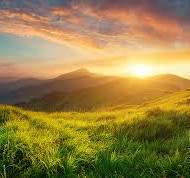
#> input picture images/image.jfif, 190 x 178 px; its folder holds only this picture in this run
$ python part1.py
#> lines starting #> are read from the running program, lines starting #| are printed output that depends on the picture
import os
import cv2
import numpy as np
import matplotlib.pyplot as plt


# Harris Corner Detector
def harris_corner_detector_key_point(image):
    dst = cv2.cornerHarris(np.float32(image), 2, 3, 0.04)
    # Dilate to enhance the corner points
    dst = cv2.dilate(dst, None)

    # Apply threshold to identify the corners
    corners = dst > 0.05 * dst.max()

    # Get the coordinates of the corners
    corner_points = np.column_stack(np.where(corners))

    # Convert to cv2.KeyPoint objects (like FAST detector)
    # keypoints = [cv2.KeyPoint(pt)) for pt in corner_points]
    # print(keypoints)
    return corner_points
# FAST Detector
def fast_detector(image):
    fast = cv2.FastFeatureDetector_create()
    keypoints = fast.detect(image, None)
    return keypoints

def sift_detector(image):
    sift = cv2.SIFT_create()
    keypoints, descriptors = sift.detectAndCompute(image, None)
    return keypoints

# AKAZE Detector
def akaze_detector(image):
    akaze = cv2.AKAZE_create()
    keypoints, descriptors = akaze.detectAndCompute(image, None)
    return keypoints

# ORB Detector
def orb_detector(image):
    orb = cv2.ORB_create()
    keypoints, descriptors = orb.detectAndCompute(image, None)
    return keypoints

def choose_algo_detector(algoName, image):
    if algoName == 'FAST':
       return fast_detector(image)
    elif algoName == 'ORB':
        return orb_detector(image)
    elif algoName == 'AKAZE':
        return akaze_detector(image)
    elif algoName == 'SIFT':
        return sift_detector(image)
    elif algoName == 'HARRIS_CORNER':
        return harris_corner_detector_key_point(image)
    else:
        raise ValueError("Error: algorithm does'nt exist")

def rotate(image, angle):
    center = (image.shape[1] // 2, image.shape[0] // 2)
    rotation_matrix = cv2.getRotationMatrix2D(center, angle, scale=1.0)
    return cv2.warpAffine(image, rotation_matrix, center), rotation_matrix

def scale(image, scale):
    height, width = image.shape[:2]
    scaled = cv2.resize(image, (height * scale, width * scale), interpolation=cv2.INTER_LINEAR)
    return scaled

def gaussian_filter(image, kernel_size, sigma=1):
    blurred_image = cv2.GaussianBlur(image, (kernel_size, kernel_size), sigma)
    return np.array(blurred_image)

def gaussian_noise(image, mean=0, stddev=25):
    # Ensure the image is in float format for calculations
    image = image.astype(np.float32)

    # Generate Gaussian noise
    noise = np.random.normal(mean, stddev, image.shape)

    # Add noise to the image
    noisy_image = image + noise

    # Clip the values to [0, 255] and convert back to uint8
    noisy_image = np.clip(noisy_image, 0, 255).astype(np.uint8)
    return np.array(noisy_image)

def rotation_repeatability(image, angle, algorithm):
    # Detect keypoints in the original image
    keypoints_original = choose_algo_detector(algorithm, image)
    keypoints_original = np.array([kp.pt for kp in keypoints_original])  # Extract coordinates

    rotated_image, rotation_matrix = rotate(image, angle)

    # Detect keypoints in the rotated image
    keypoints_rotated = choose_algo_detector(algorithm, rotated_image)
    keypoints_rotated = np.array([kp.pt for kp in keypoints_rotated])  # Extract coordinates

    # Transform original keypoints using the rotation matrix
    original_points_homogeneous = np.hstack((keypoints_original, np.ones((keypoints_original.shape[0], 1))))
    transformed_points = np.dot(rotation_matrix, original_points_homogeneous.T).T

    return transformed_points, keypoints_rotated


def gaussian_filter_transform_keypoints(keypoints, kernel_size=(3, 3), sigma=3.0):
    # Extract the x, y coordinates of the keypoints
    keypoints_coords = np.array([kp.pt for kp in keypoints], dtype=np.float32)

    # Create a Gaussian kernel (this will act like the filter)
    kernel = cv2.getGaussianKernel(kernel_size[0], sigma)  # 1D Gaussian kernel
    kernel_2d = kernel @ kernel.T  # 2D Gaussian kernel

    # Apply the Gaussian filter to the keypoint coordinates
    filtered_coords = cv2.filter2D(keypoints_coords, -1, kernel_2d)

    return filtered_coords

def compute_repeatability(keypoints1, keypoints2, threshold=5):
    valid_matches = 0
    keypoints2 = keypoints2.tolist()
    for kp1 in keypoints1:
        if len(keypoints2) == 0:
            break

        # Compute distances to all remaining points in keypoints2
        distances = np.linalg.norm(keypoints2 - kp1, axis=1)

        # Find the closest point in keypoints2
        min_index = np.argmin(distances)
        min_distance = distances[min_index]

        # Check if the closest point is within the threshold
        if min_distance <= threshold:
            valid_matches += 1
            # Remove the matched point from keypoints2
            keypoints2.pop(min_index)

    min_size = min(len(keypoints1), len(keypoints2) + valid_matches)  # Adjust for removed matches
    avg_valid_count = valid_matches / min_size if min_size > 0 else 0

    return round(avg_valid_count * 100)

# compute_kps: get the type of tranformation, image and wanted algorithm
# return 2 arrays with the keypoints after tranformation- kp_og the wanted value, kp_trans the value of the algorithm
def compute_kps(tranformation, data=[]):
    if tranformation == 'rotate_30':
        kp_og, kp_trans = rotation_repeatability(data['image'], 30, data['algorithm'])
    elif tranformation == 'rotate_70':
        kp_og, kp_trans = rotation_repeatability(data['image'], 70, data['algorithm'])
    elif tranformation == 'scale_2X':
        scaled_img = scale(data['image'], 2)
        kp_trans = choose_algo_detector(data['algorithm'], scaled_img)
        kp_trans = np.array([(kp.pt[0], kp.pt[1]) for kp in kp_trans])
        kp_og = choose_algo_detector(data['algorithm'], data['image'])
        kp_og = np.array([(kp.pt[0] * 2, kp.pt[1] * 2) for kp in kp_og])
    elif tranformation == 'scale_5X':
        scaled_img = scale(data['image'], 5)
        kp_trans = choose_algo_detector(data['algorithm'], scaled_img)
        kp_trans = np.array([(kp.pt[0], kp.pt[1]) for kp in kp_trans])
        kp_og = choose_algo_detector(data['algorithm'], data['image'])
        kp_og = np.array([(kp.pt[0] * 5, kp.pt[1] * 5) for kp in kp_og])
    elif tranformation == 'gaussian_filter':
        kp_trans = choose_algo_detector(data['algorithm'], gaussian_filter(data['image'], 5))
        kp_trans = np.array([(kp.pt[0], kp.pt[1]) for kp in kp_trans])
        kp_og = choose_algo_detector(data['algorithm'], data['image'])
        kp_og = gaussian_filter_transform_keypoints(kp_og)
    elif tranformation == 'low_gaussian_noise':
        kp_trans = choose_algo_detector(data['algorithm'], gaussian_noise(data['image'], stddev=10))
        kp_trans = np.array([(kp.pt[0], kp.pt[1]) for kp in kp_trans])
        kp_og = choose_algo_detector(data['algorithm'], data['image'])
        noisy_keypoints = []
        for kp in kp_og:
            # Generate Gaussian noise for x and y positions
            noise_x = np.random.normal(0, 10)
            noise_y = np.random.normal(0, 10)

            # Apply the noise to the keypoint's position
            noisy_kp = cv2.KeyPoint(kp.pt[0] + noise_x, kp.pt[1] + noise_y, kp.size)
            noisy_keypoints.append(noisy_kp)
        kp_og = np.array([(kp.pt[0], kp.pt[1]) for kp in noisy_keypoints])
    elif tranformation == 'high_gaussian_noise':
        kp_trans = choose_algo_detector(data['algorithm'], gaussian_noise(data['image'], stddev=25))
        kp_trans = np.array([(kp.pt[0], kp.pt[1]) for kp in kp_trans])
        kp_og = choose_algo_detector(data['algorithm'], data['image'])
        noisy_keypoints = []
        for kp in kp_og:
            # Generate Gaussian noise for x and y positions
            noise_x = np.random.normal(0, 25)
            noise_y = np.random.normal(0, 25)

            # Apply the noise to the keypoint's position
            noisy_kp = cv2.KeyPoint(kp.pt[0] + noise_x, kp.pt[1] + noise_y, kp.size)
            noisy_keypoints.append(noisy_kp)
        kp_og = np.array([(kp.pt[0], kp.pt[1]) for kp in noisy_keypoints])
    else:
        raise ValueError("Error: Transformation doesn't exist")

    return kp_og, kp_trans

# returns the avg of the location error
def compute_location_error(keypoints1, keypoints2):
    closest_distances = []
    keypoints2 = keypoints2.tolist()
    for kp1 in keypoints1:
        if len(keypoints2) == 0:
            break
        # Compute distances to all remaining points in keypoints2
        distances = np.linalg.norm(keypoints2 - kp1, axis=1)
        # Find the closest point in keypoints2
        min_index = np.argmin(distances)
        min_distance = distances[min_index]
        closest_distances.append(min_distance)
        keypoints2.pop(min_index)

    if len(closest_distances) == 0:
        return 0
    return sum(closest_distances) / len(closest_distances)

def run_all_operations(img, all_operations={}):
    all_operations['rotate_30'] = rotate(img, 30)[0]
    all_operations['rotate_70'] = rotate(img, 70)[0]
    all_operations['scale_2X'] = scale(img, 2)
    all_operations['scale_5X'] = scale(img, 5)
    all_operations['gaussian_filter'] = gaussian_filter(img, 3)
    all_operations['low_gaussian_noise'] = gaussian_noise(img, 0, 5)
    all_operations['high_gaussian_noise'] = gaussian_noise(img)

    return all_operations


# run the test
if __name__ == '__main__':

    all_trasformations_names = [
        'rotate_30', 'rotate_70',
        'scale_2X', 'scale_5X',
        'gaussian_filter',
        'low_gaussian_noise', 'high_gaussian_noise'
    ]

    all_images = os.listdir('images')
    repeat = {}
    loc_error = {}
    data = {}
    all_repeat = {}
    all_loc_error = {}
    all_algorithms = ['SIFT', 'FAST', 'ORB', 'AKAZE']
    for algo in all_algorithms:
        data['algorithm'] = algo
        print('STARTING ALGORITHM: ' + algo)
        for image in all_images:
            img = cv2.imread(os.path.join('images', image), cv2.COLOR_BGR2GRAY)
#> img is the input picture: shape (178, 190, 3); mean B, G, R 70.3, 128.1, 151.2
            data['image'] = img
            for transform in all_trasformations_names:
                kp_og, kp_trans = compute_kps(transform, data)
                if transform in repeat:
                    repeat[transform] += compute_repeatability(kp_og, kp_trans)
                else:
                    repeat[transform] = compute_repeatability(kp_og, kp_trans)

                if transform in loc_error:
                    loc_error[transform] += compute_location_error(kp_og, kp_trans)
                else:
                    loc_error[transform] = compute_location_error(kp_og, kp_trans)
#> this loop made 7 passes
#> pass 1, in rotation_repeatability, `rotated_image, rotation_matrix = rotate(image, angle)`:
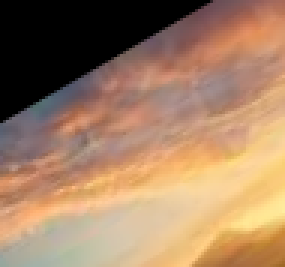
#> rotated_image: shape (89, 95, 3) (shown 3 times larger); mean B, G, R 99.2, 127.8, 162.4
#> pass 2, in rotation_repeatability (call 2), `rotated_image, rotation_matrix = rotate(image, angle)`:
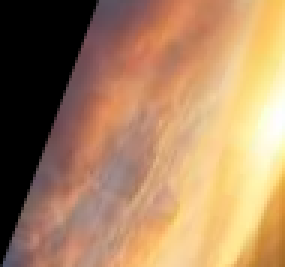
#> rotated_image: shape (89, 95, 3) (shown 3 times larger); mean B, G, R 97.2, 131.9, 169.6
#> pass 3, in scale, `scaled = cv2.resize(image, (height * scale, width * scale), interpolat..`:
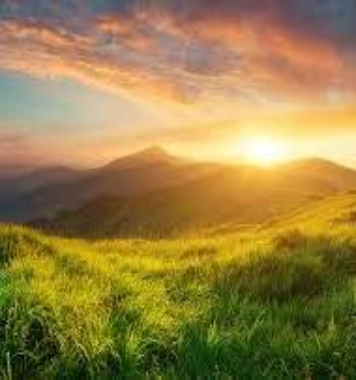
#> scaled: shape (380, 356, 3); mean B, G, R 70.2, 128, 151.1
#> after the loop, loc_error = {'rotate_30': 100.8, 'rotate_70': 129.2, 'scale_2X': 13.8, 'scale_5X': 32.16, 'gaussian_filter': 73.81, 'low_gaussian_noise': 11.56, 'high_gaussian_noise': 20.7}; repeat = {'rotate_30': 59, 'rotate_70': 43, 'scale_2X': 40, 'scale_5X': 13, 'gaussian_filter': 4, 'low_gaussian_noise': 36, 'high_gaussian_noise': 19}
            repeat = {key: value / len(all_images) for key, value in repeat.items()}
            loc_error = {key: value / len(all_images) for key, value in loc_error.items()}
            all_repeat[algo] = repeat
            all_loc_error[algo] = loc_error
            repeat = {}
            loc_error = {}

    # Extract data
    algorithms = list(all_repeat.keys())  # ['SIFT', FAST', 'ORB', 'AKAZE']
#> algorithms = ['SIFT', 'FAST', 'ORB', 'AKAZE']
    distortion_types = list(all_repeat['SIFT'].keys())  # ['rotate_30', 'rotate_70', ...]
#> distortion_types = ['rotate_30', 'rotate_70', 'scale_2X', 'scale_5X', 'gaussian_filter', 'low_gaussian_noise', 'high_gaussian_noise']
    num_algorithms = len(algorithms)
#> num_algorithms = 4
    num_distortions = len(distortion_types)
#> num_distortions = 7

    # Organize the data
    values = [[all_repeat[algo][dist] for dist in distortion_types] for algo in algorithms]
#> values = [[59, 43, 40, 13, 4, 36, 19], [80, 85, 71, 29, 16, 86, 76], [0, 0, 26, 1, 27, 69, 48], [0, 0, 17, 17, 0, 17, 17]]

    # Plotting
    x = np.arange(num_distortions)  # the label locations
#> x = [0, 1, 2, 3, 4, 5, 6]
    width = 0.25  # the width of the bars

    fig, ax = plt.subplots(figsize=(10, 6))

    # Plot each algorithm's bars
    for i, algo in enumerate(algorithms):
        ax.bar(x + i * width, values[i], width, label=algo)
#> this loop made 4 passes

    # Add labels, title, and legend
    ax.set_xlabel('Distortion Type')
    ax.set_ylabel('Repeatability Score')
    ax.set_title('Comparison of Repeatability Scores Across Algorithms')
    ax.set_xticks(x + width * (num_algorithms - 1) / 2)  # Center tick labels
    ax.set_xticklabels(distortion_types, rotation=45, ha='right')  # Rotate for clarity
    ax.legend()

    # Adjust layout for better spacing
    plt.tight_layout()
    plt.show()
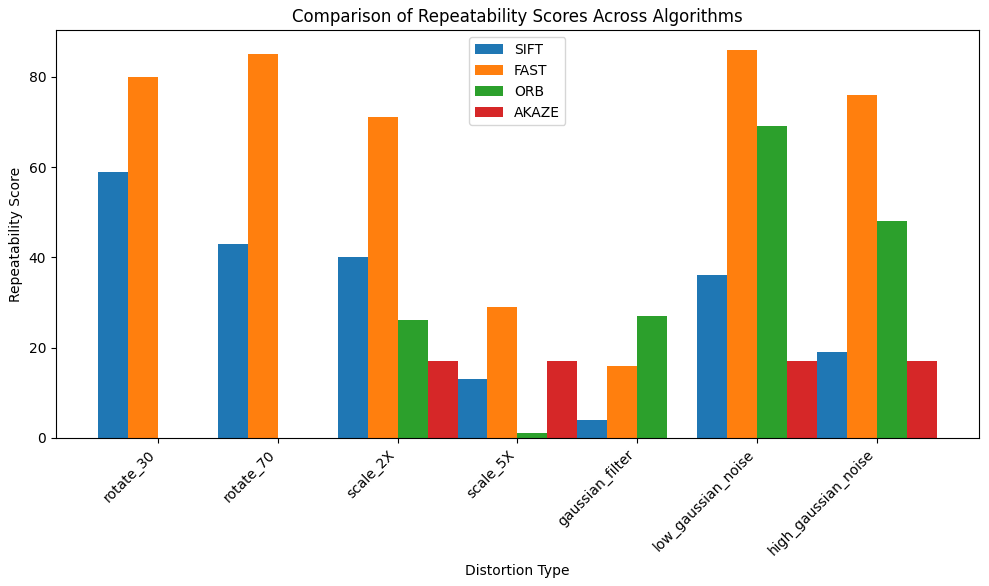
#> figure drawn by matplotlib, 1 panel; tallest bar 59 high, from x = -0.125 to 0.125; tallest bar 86 high, from x = 5.12 to 5.38; tallest bar 69 high, from x = 5.38 to 5.62

#################################

 # Extract data
    algorithms = list(all_loc_error.keys())  # ['SIFT', 'FAST', 'ORB', 'AKAZE']
    distortion_types = list(all_loc_error['SIFT'].keys())  # ['rotate_30', 'rotate_70', ...]
    num_algorithms = len(algorithms)
    num_distortions = len(distortion_types)

    # Organize the data
    values = [[all_loc_error[algo][dist] for dist in distortion_types] for algo in algorithms]
#> values = [[100.8, 129.2, 13.8, 32.16, 73.81, 11.56, 20.7], [19.06, 56.45, 20.85, 116.9, 73.97, 3.59, 7.67], [0, 145, 31.7, 139.6, 42.45, 6.29, 13.55], [0, 0, 15.08, 22.22, 23.49, 14.72, 37.71]]

    # Plotting
    x = np.arange(num_distortions)  # the label locations
    width = 0.25  # the width of the bars

    fig, ax = plt.subplots(figsize=(10, 6))

    # Plot each algorithm's bars
    for i, algo in enumerate(algorithms):
        ax.bar(x + i * width, values[i], width, label=algo)

    # Add labels, title, and legend
    ax.set_xlabel('Distortion Type')
    ax.set_ylabel('Location error AVG')
    ax.set_title('Comparison of Location Error Across Algorithms')
    ax.set_xticks(x + width * (num_algorithms - 1) / 2)  # Center tick labels
    ax.set_xticklabels(distortion_types, rotation=45, ha='right')  # Rotate for clarity
    ax.legend()

    # Adjust layout for better spacing
    plt.tight_layout()
    plt.show()
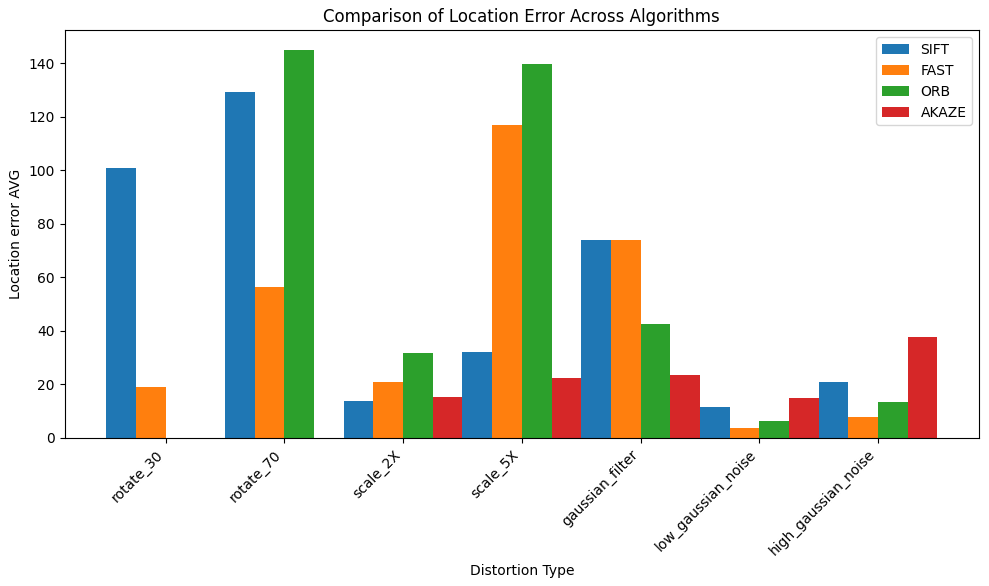
#> figure drawn by matplotlib, 1 panel; tallest bar 129.2 high, from x = 0.875 to 1.12; tallest bar 116.9 high, from x = 3.12 to 3.38; tallest bar 145 high, from x = 1.38 to 1.62
